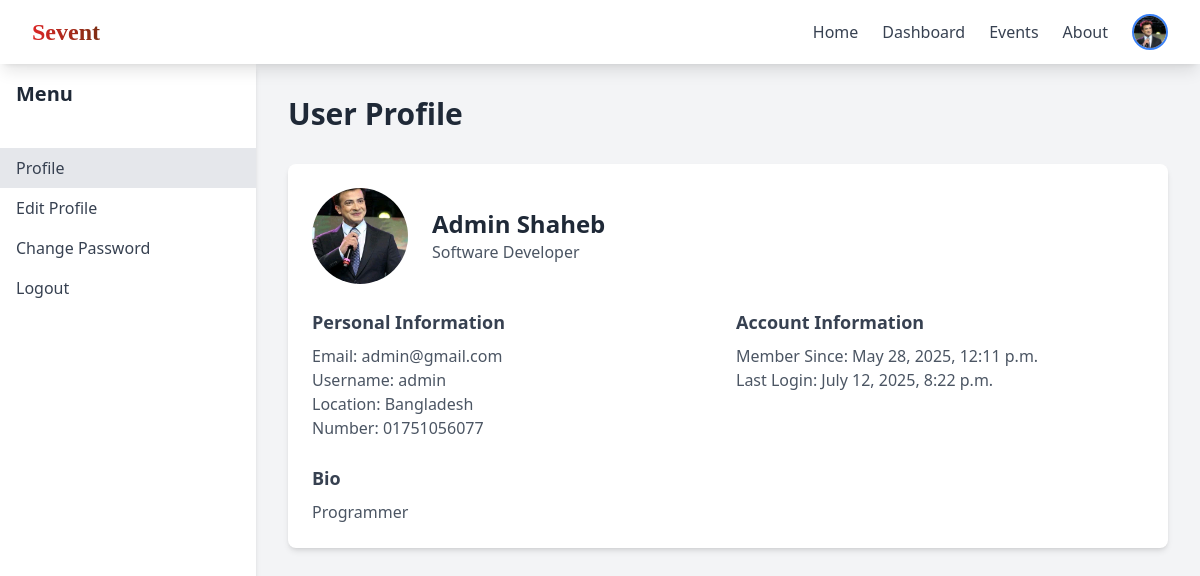
The app's page /users/profile/ (signed in) with its own data.
### users/models.py (models this page shows, shortened)
class CustomUser(AbstractUser):
    bio = models.TextField(blank=True)
    location = models.CharField(max_length=200, blank=True, null=True)
    profession = models.CharField(max_length=200, blank=True, null=True)
    profile_image = models.ImageField(
        upload_to="profile_images",
        default='profile_images/default.png',
        blank=True,
        null=True
    )
    phone_number = models.CharField(
        max_length=11,
        validators=[
            RegexValidator(
                regex=r'^\+?1?\d{9,15}$',
                message="Phone number must be entered in the format: '+88'. Up to 11 digits allowed."
            )
        ], blank=True, null=True
    )
    objects = CustomUserManager()

### users/views.py (the view)
# urls.py: path('profile/', ProfileView.as_view(), name='profile'),
class ProfileView(LoginRequiredMixin,TemplateView):
    template_name = "accounts/profile.html"
    login_url = "login"
    def get_context_data(self, **kwargs):
        context = super().get_context_data(**kwargs)
        user = self.request.user
        context['username'] = user.username
        context['email'] = user.email
        context['name'] = user.get_full_name()
        context['member_since'] = user.date_joined
        context['last_login'] = user.last_login
        context['bio'] = user.bio
        context['location'] = user.location
        context['profession'] = user.profession
        context['profile_image'] = user.profile_image.url if user.profile_image else None
        context['phone_number'] = user.phone_number
        return context

### users/context_processors.py (called while the page is built)
def profile_image(request):
    default_image_url = "https://i.ibb.co/Ndzhyjzz/image.png"
    if request.user.is_authenticated:
        if request.user.profile_image:
            return {'profile_image': request.user.profile_image.url}
        else:
            return {'profile_image': default_image_url}
    else:
        return {'profile_image': default_image_url}

### users/templates/accounts/profile.html (shortened to what this page needs)
{% extends "base.html" %}
{% block content %}
  <div class="bg-gray-100">
    <div class="flex min-h-screen">
      <aside class="w-64 bg-white shadow-md">
        <div class="p-4">
          <h2 class="text-xl font-semibold text-gray-800">Menu</h2>
        </div>
        <nav class="mt-6">
          <a
            href="#"
            class="block py-2 px-4 text-gray-700 bg-gray-200 hover:bg-gray-300"
            >Profile</a
          >
          <a href="{% url "edit_profile" %}" class="block py-2 px-4 text-gray-700 hover:bg-gray-200"
            >Edit Profile</a
          >
          <a href="{% url "change_password" %}" class="block py-2 px-4 text-gray-700 hover:bg-gray-200"
            >Change Password</a
          >
          <form action="{% url "logout" %}" method="POST" class="block py-2 px-4 text-gray-700 hover:bg-gray-200">
            <button>Logout</button>
          </form>
        </nav>
      </aside>
      <main class="flex-1 p-8">
        <h1 class="text-3xl font-bold text-gray-800 mb-8">User Profile</h1>
        <div class="bg-white shadow-md rounded-lg p-6">
          <div class="flex items-center mb-6">
            <div>
              {% if profile_image %}
              <img src=" {{profile_image}} " alt="Profile Picture" srcset=""
              class="w-24 h-24 rounded-full object-cover mr-6"
              >
              {% else %}
              <img
              src="https://png.pngtree.com/png-clipart/20231019/original/pngtree-user-profile-avatar-png-image_13369988.png"
              alt="User Avatar"
              class="w-24 h-24 rounded-full object-cover mr-6"
             />
              {% endif %}
            </div>
            <div>
              <h2 class="text-2xl font-semibold text-gray-800">{{name}}</h2>
              <p class="text-gray-600"> {{profession}} </p>
            </div>
          </div>
          <div class="grid grid-cols-1 md:grid-cols-2 gap-4">
            <div>
              <h3 class="text-lg font-semibold text-gray-700 mb-2">
                Personal Information
              </h3>
              <p class="text-gray-600">
                <span class="font-medium">Email:</span> {{email}}
              </p>
              <p class="text-gray-600">
                <span class="font-medium">Username:</span> {{username}}
              </p>
              <p class="text-gray-600">
                <span class="font-medium">Location:</span> {{location}}
              </p>
              <p class="text-gray-600">
                <span class="font-medium">Number:</span> {{phone_number}}
              </p>
            </div>
            <div>
              <h3 class="text-lg font-semibold text-gray-700 mb-2">
                Account Information
              </h3>
              <p class="text-gray-600">
                <span class="font-medium">Member Since:</span> {{member_since}}
              </p>
              <p class="text-gray-600">
                <span class="font-medium">Last Login:</span> {{last_login}}
              </p>
            </div>
          </div>
          <div class="mt-6">
            <h3 class="text-lg font-semibold text-gray-700 mb-2">Bio</h3>
            <p class="text-gray-600">
              {{ bio }}
            </p>
          </div>
        </div>
      </main>
    </div>
  </div>
  {% endblock content %}

### records on screen
CustomUser: profession "Software Developer", email "admin@gmail.com", username "admin", location "Bangladesh", phone_number "01751056077", date_joined "May 28, 2025, 12:11 p.m.", last_login "July 12, 2025, 8:22 p.m.", bio "Programmer"

### other values on screen
{{ name }} "Admin Shaheb"
